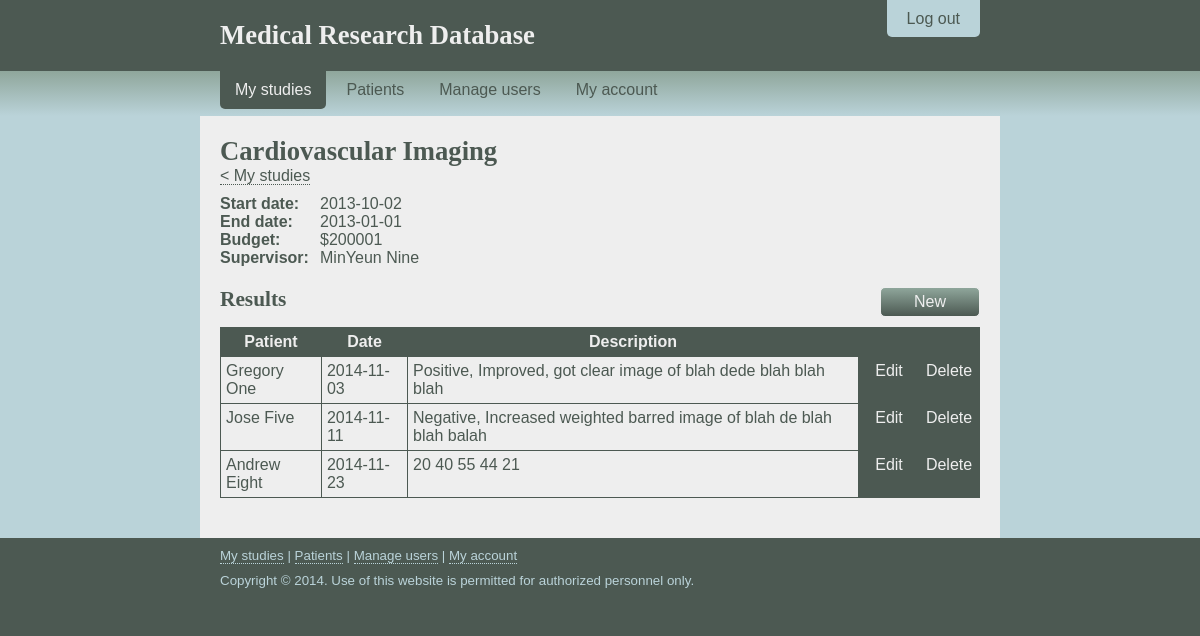
Page /study/view-study.php?studyname=Cardiovascular Imaging (signed in) on the committed database.
### tables this page shows
CREATE TABLE `results` (
  `ID` int(11) NOT NULL,
  `Study_Name` varchar(32) NOT NULL,
  `Patient_Number` int(11) NOT NULL,
  `Date` date DEFAULT NULL,
  `Description` varchar(255) DEFAULT NULL,
  PRIMARY KEY (`ID`,`Study_Name`,`Patient_Number`),
  KEY `Study_Name` (`Study_Name`),
  KEY `Patient_Number` (`Patient_Number`),
  CONSTRAINT `results_ibfk_1` FOREIGN KEY (`Study_Name`) REFERENCES `study` (`Name`),
  CONSTRAINT `results_ibfk_2` FOREIGN KEY (`Patient_Number`) REFERENCES `patient` (`ID`)
);

CREATE TABLE `person` (
  `id` int(11) NOT NULL AUTO_INCREMENT,
  `Birthday` date DEFAULT NULL,
  `Gender` char(1) DEFAULT NULL,
  `Name` varchar(32) DEFAULT NULL,
  `Phone` varchar(20) DEFAULT NULL,
  `Address` varchar(255) DEFAULT NULL,
  `Email` varchar(255) DEFAULT NULL,
  `Emergency_ID` int(11) DEFAULT NULL,
  PRIMARY KEY (`id`),
  KEY `FK_person_emergency_id` (`Emergency_ID`),
  CONSTRAINT `FK_person_emergency_id` FOREIGN KEY (`Emergency_ID`) REFERENCES `person` (`id`)
);

### php/view-study-functions.php (the view, shortened to what this page needs)
<?php
    function showAllStudyInfo($studyName){
        $mysqli = new mysqli("localhost", "root", "", "researchdatabase");
        $query = "SELECT person.name AS name, start_date, end_date, budget FROM study INNER JOIN person ON study.supervisor_id = person.id WHERE study.name = '$studyName'";
        $result = $mysqli->query($query);
        $data = $result->fetch_assoc();
        echo "<h1>".$studyName."</h1>
            <p><a href=\"/\">&lt; My studies</a></p>
            <div id=\"study-info\">
              <ul>
                <li><p>Start date:</p></li>
                <li><p>".$data['start_date']."</p></li>
              </ul>
              <ul>
                <li><p>End date:</p></li>
                <li><p>".$data['end_date']."</p></li>
              </ul>
              <ul>
                <li><p>Budget:</p></li>
                <li><p>$".$data['budget']."</p></li>
              </ul>
              <ul>
                <li><p>Supervisor:</p></li>
                <li><p>".$data['name']."</p></li>
              </ul>
            </div>";
    }
	function showAllResultInfo($resultID){
		$mysqli = new mysqli("localhost", "root", "", "researchdatabase");
		$query = "select p.name AS name, date, description from results AS r INNER JOIN person AS p ON p.id = r.patient_number WHERE r.id = $resultID";
		$result = $mysqli->query($query);
		$data = $result->fetch_assoc();
		echo " <tr>
				<td><p>".$data['name']."</p></td>
                <td><p>".$data['date']."</p></td>
                <td><p>".$data['description']."</p></td>
                <td><a href=\"edit-result.php?id=".$resultID."\">Edit</a><a href=\"delete-result.php?id=".$resultID."\">Delete</a></p></td>
				</tr>";
	}
	function getResults($study){
		$mysqli = new mysqli("localhost", "root", "", "researchdatabase");
		$query = 	"SELECT id FROM results WHERE study_name = '$study'";
		$result = $mysqli->query($query);
		$resultID = array();
		for($count = 0; $count < $result->num_rows; $count++){
			$result_vd = $result->fetch_assoc();
			array_push($resultID, $result_vd['id']);
		}
		return $resultID;
	}
?>

### study/view-study.php (shortened to what this page needs)
<?php
  require_once("../php/user-permissions.php");
  require_once("../php/view-study-functions.php");
?>
<!DOCTYPE html>
<html lang="en">
  <head>
    <link rel="stylesheet" href="/css/layout.css" />
    <link rel="stylesheet" href="/css/nav.css" />
    <link rel="stylesheet" href="/css/study.css" />
    <link rel="stylesheet" href="/css/table.css" />
  </head>
  <body>
    <header>
      <div class="container">
        <div id="logout-tab">
          <p><a href="/logout.php">Log out</a></p>
        </div>
        <div class="padding">
          <h1><a href="/" title="Home">Medical Research Database</a></h1>
        </div>
      </div>
    </header>
    <nav>
      <div class="container">
        <ul>
          <li id="current"><a href="/">My studies</a></li>
          <li><a href="/patients.php">Patients</a></li>
          <li><a href="/account.php">My account</a></li>
        </ul>
      </div>
    </nav>
    <div id="content-outer">
      <div class="container">
        <div id="content-inner">
          <div class="padding">
            <?php
               $studyName = $_GET['studyname'];
               showAllStudyInfo($studyName);
            ?>
            <div class="add-header">
              <ul>
                <li><h2>Results</h2></li>
                <li><input type="button" name="addResult" value="New" onclick="window.location = 'add-result.php';" /></li>
              </ul>
            </div>
            <table>
              <tr id="header">
                <th><p>Patient</p></th>
                <th><p>Date</p></th>
                <th><p>Description</p></th>
                <th></th>
              </tr>
				<?php
					$studyName = $_GET['studyname'];
					$result = getResults($studyName);
					for($count = 0; $count < count($result); $count++){
						showAllResultInfo($result[$count]);
					}
				?>
            </table>
          </div>
        </div>
      </div>
    </div>
    <footer>
      <div class="container">
        <div class="padding">
          <p><a href="/">My studies</a> | <a href="/patients.php">Patients</a> | <?php printManageUsers(true, false); ?> <a href="/account.php">My account</a></p>
          <p>Copyright &copy; 2014. Use of this website is permitted for authorized personnel only.</p>
        </div>
      </div>
    </footer>
  </body>
</html>

### css/layout.css (style rules this page uses)
* { margin: 0px; padding: 0px; font-family: "Trebuchet MS", sans-serif; font-size: 12pt; }
body { background-color: #4C5952; }
header { background-color: #4C5952; }
nav { background: -o-linear-gradient(#8FA69B, #BAD3D9); background: -moz-linear-gradient(#8FA69B, #BAD3D9); background: -webkit-linear-gradient(#8FA69B, #BAD3D9); background: linear-gradient(#8FA69B, #BAD3D9); }
footer { background-color: #4C5952; }
footer .padding { padding: 10px 20px 10px 20px; }
footer p { color: #BAD3D9; font-size: 10pt; }
.container { width: 800px; margin: auto; }
#content-outer { background-color: #BAD3D9; }
#content-inner { background-color: #EEEEEE; }
.padding { padding: 20px; }
h1 { font-family: "Palatino Linotype", serif; font-size: 20pt; font-weight: bold; color: #4C5952; }
h2 { font-family: "Palatino Linotype", serif; font-size: 16pt; font-weight: bold; color: #4C5952; margin-top: 20px; }
header h1 a, header h1 a:visited, header h1 a:focus { color: #EEEEEE; border-bottom: 0px; }
p { font-family: "Trebuchet MS", sans-serif; font-size: 12pt; color: #4C5952; margin-bottom: 10px; }
input, select { padding: 5px; border: 1px solid #8FA69B; background-color: #EEEEEE; color: #4C5952; border-radius: 5px; transition: background-color 0.25s linear 0s, border-color 0.25s linear 0s, box-shadow 0.25s linear 0s; -webkit-transition: background-color 0.25s linear 0s, border-color 0.25s linear 0s, box-shadow 0.25s linear 0s; }
input[type="button"] { margin: 0px; width: 100px; }
input[type="submit"], input[type="button"] { cursor: pointer; background: -o-linear-gradient(#8FA69B, #4C5952); background: -moz-linear-gradient(#8FA69B, #4C5952); background: -webkit-linear-gradient(#8FA69B, #4C5952); background: linear-gradient(#8FA69B, #4C5952); color: #EEEEEE; border-color: #EEEEEE; transition: background-color 0.25s linear 0s, border-color 0.25s linear 0s; -webkit-transition: background-color 0.25s linear 0s, border-color 0.25s linear 0s; }
a, a:visited, a:focus { font-family: inherit; font-size: inherit; color: #4C5952; text-decoration: none; border-bottom: 1px dotted #4C5952; transition: color 0.25s linear 0s; -webkit-tranisition: color 0.25s linear 0s; }
#logout-tab { position: relative; right: 20px; top: 0px; float: right; margin-top: 10px; }
#logout-tab p { margin: 0px; }
#logout-tab a, #logout-tab a:visited, #logout-tab a:focus { color: #4C5952; background-color: #BAD3D9; padding: 10px 20px 10px 20px; border-bottom: 0px; border-bottom-left-radius: 5px; border-bottom-right-radius: 5px; transition: color 0.25s linear 0s, background-color 0.25s linear 0s; -webkit-transition: color 0.25s linear 0s, background-color 0.25s linear 0s; }
footer a, footer a:visited, footer a:focus { color: #BAD3D9; border-bottom-color: #BAD3D9; }
.add-header { margin-top: 20px; }
.add-header ul { list-style-type: none; }
.add-header ul li { float: left; }
.add-header ul li:first-child { width: 660px; }
.add-header ul li:last-child { width: 100px; }
.add-header h2 { margin: 0px; }

### css/nav.css (style rules this page uses)
nav ul { list-style-type: none; margin-left: 20px; margin-right: 20px; margin-bottom: 7px; float: left; }
nav ul li { display: block; float: left; margin-right: 5px; }
nav ul li a, nav ul li a:visited, nav ul li a:focus { display: block; padding: 10px 15px 10px 15px; border-bottom: 0px; color: #4C5952; border-bottom-left-radius: 5px; border-bottom-right-radius: 5px; transition: background-color 0.25s linear 0s, color 0.25s linear 0s; -webskit-transition: background-color 0.25s linear 0s, color 0.25s linear 0s; }
nav ul li#current a { color: #EEEEEE; background-color: #4C5952; }

### css/study.css (style rules this page uses)
#study-info { margin-top: 10px; }
#study-info ul { list-style-type: none; clear: both; }
#study-info ul li { float: left; }
#study-info ul li:first-child { width: 100px; font-weight: bold; }
#study-info p { margin: 0px; }

### css/table.css (style rules this page uses)
table { width: 100%; border-collapse: collapse; margin-top: 10px; margin-bottom: 20px; }
table th, table td { border: 1px solid #4C5952; padding: 5px; vertical-align: top; }
table th { background-color: #4C5952; padding: 5px; }
table th p { color: #EEEEEE; font-weight: bold; }
table p { margin: 0px; }
table td:last-child { padding: 0px; width: 120px; text-align: center; background-color: #4C5952; }
table td:last-child a, table td:last-child a:visited, table td:last-child a:focus { display: block; background-color: #4C5952; padding: 5px; color: #EEEEEE; border-bottom: 0px; width: 50px; float: left; transition: color 0.25s linear 0s, background-color 0.25s linear 0s; }

### rows in the picture
results: person.Name "Gregory One", Date "2014-11-03", Description "Positive, Improved, got clear image of blah dede blah blah blah"
results: person.Name "Jose Five", Date "2014-11-11", Description "Negative, Increased weighted barred image of blah de blah blah balah"
results: person.Name "Andrew Eight", Date "2014-11-23", Description "20 40 55 44 21"

### other values in the picture
$studyName "Cardiovascular Imaging"
$data['start_date'] "2013-10-02"
$data['end_date'] "2013-01-01"
$data['budget'] "200001"
$data['name'] "MinYeun Nine"
